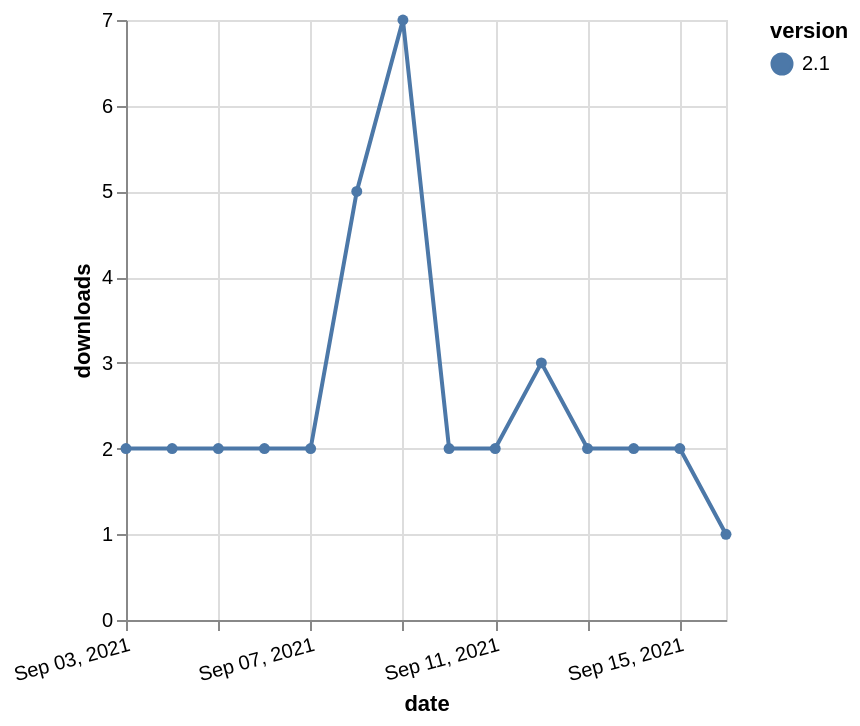

Vega-Lite specification for this chart:
### Vega-Lite specification from a JSON file in a GitHub repository (floating-point values rounded to 4 significant figures)
{"$schema": "https://vega.github.io/schema/vega-lite/v5.json", "description": "A simple bar chart with embedded data.", "data": {"values": [{"date": "2021-09-03", "total": 2187, "delta": 2, "version": "2.1"}, {"date": "2021-09-04", "total": 2189, "delta": 2, "version": "2.1"}, {"date": "2021-09-05", "total": 2191, "delta": 2, "version": "2.1"}, {"date": "2021-09-06", "total": 2193, "delta": 2, "version": "2.1"}, {"date": "2021-09-07", "total": 2195, "delta": 2, "version": "2.1"}, {"date": "2021-09-08", "total": 2200, "delta": 5, "version": "2.1"}, {"date": "2021-09-09", "total": 2207, "delta": 7, "version": "2.1"}, {"date": "2021-09-10", "total": 2209, "delta": 2, "version": "2.1"}, {"date": "2021-09-11", "total": 2211, "delta": 2, "version": "2.1"}, {"date": "2021-09-12", "total": 2214, "delta": 3, "version": "2.1"}, {"date": "2021-09-13", "total": 2216, "delta": 2, "version": "2.1"}, {"date": "2021-09-14", "total": 2218, "delta": 2, "version": "2.1"}, {"date": "2021-09-15", "total": 2220, "delta": 2, "version": "2.1"}, {"date": "2021-09-16", "total": 2221, "delta": 1, "version": "2.1"}]}, "width": "container", "mark": {"type": "line", "point": {"filled": true}}, "encoding": {"x": {"field": "date", "type": "temporal", "timeUnit": "yearmonthdate", "title": "date", "axis": {"labelAngle": -15}}, "y": {"field": "delta", "type": "quantitative", "title": "downloads"}, "color": {"field": "version", "type": "nominal"}, "tooltip": {"field": "delta"}}}
